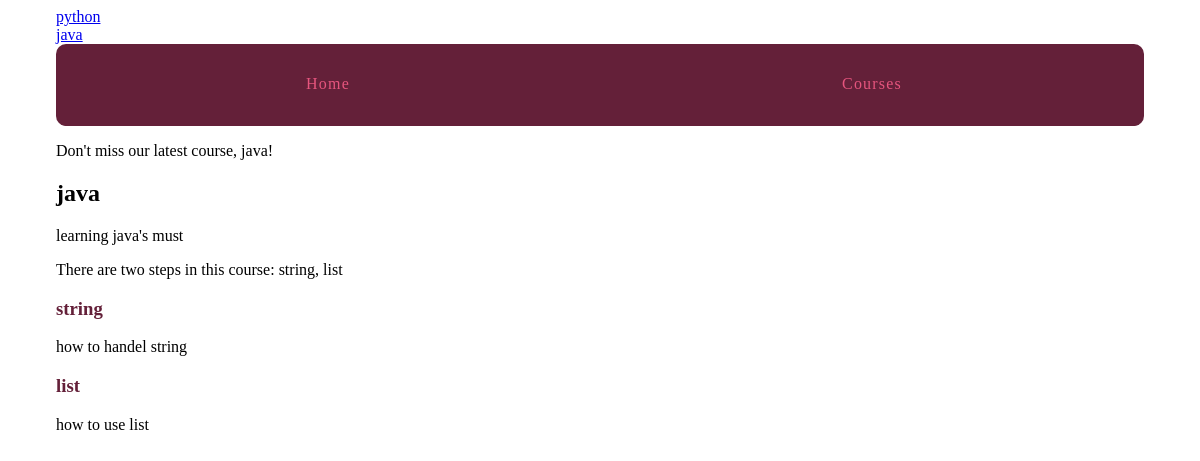
The page /courses/2/ on the database as committed earlier.
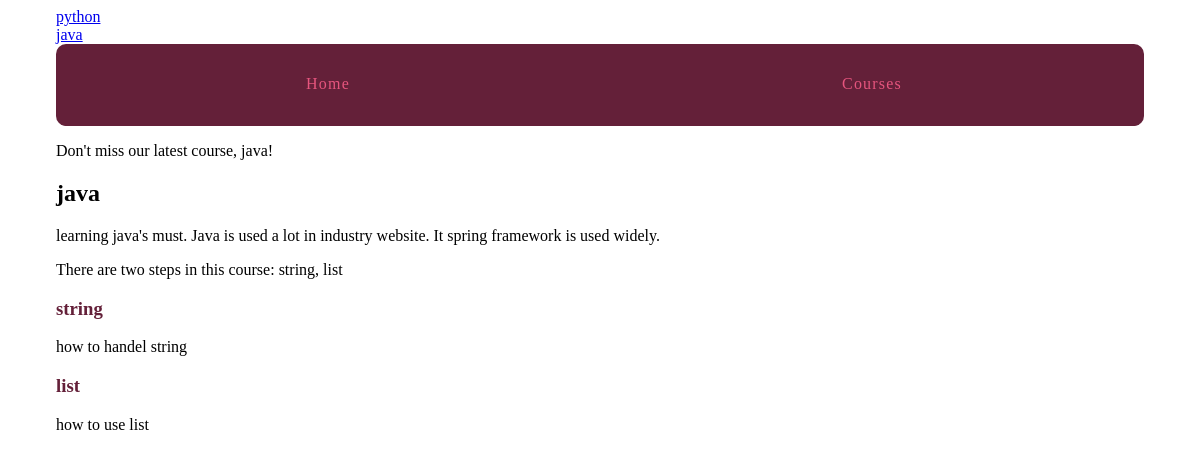
The same page on the database as committed later.
### courses/models.py (models this page shows)
class Course(models.Model):
	created_at = models.DateTimeField(auto_now_add=True)
	title = models.CharField(max_length=255)
	description = models.TextField()
	def __str__(self):
		return self.title

class Step(models.Model):
	title = models.CharField(max_length=255)
	description = models.TextField()
	content =models.TextField(blank=True, default='')
	order = models.IntegerField(default=0)
	course = models.ForeignKey(Course)
	class Meta:
		ordering = ['order',]
	def __str__(self):
		return self.title

### courses/views.py (the view)
# urls.py: url(r'(?P<pk>\d+)/$', views.course_detail, name='detail'),
def course_detail(request,pk):
	course = get_object_or_404(Course,pk=pk)
	return render(request, 'courses/course_detail.html',{'course':course})

### courses/templatetags/course_extras.py (called while the page is built)
@register.simple_tag
def newest_course():
	return Course.objects.latest('created_at')

@register.inclusion_tag('courses/course_nav.html')
def nav_courses_list():
	courses = Course.objects.all()
	return {'courses':courses}

@register.filter('markdown_to_html')
def markdown_to_html(markdown_text):
	html_body = markdown2.markdown(markdown_text)
	return html_body

### courses/templates/courses/course_detail.html (shortened to what this page needs)
{% extends "layout.html" %}
{% load humanize %}
{% load course_extras %}
{% block content %}
<article>
<h2>  {{course.title}} </h2>
   {{course.description|markdown_to_html|safe}}
   <p>  There are {{course.step_set.count|apnumber}} step{{course.step_set.count|pluralize}} in this course: {{ course.step_set.all|join:", "}}            </p>
   <section>
       {%  for step in course.step_set.all %}
       <h3>
            <a href="{% url 'courses:step' course_pk=step.course.pk step_pk=step.pk %}"	>{{step.title}} </a>
       </h3>
       {{step.description}}
       {% endfor %}
   </section>
 </article>
{% endblock %}

### templates/layout.html (shortened to what this page needs)
{% load static from staticfiles %}
{% load course_extras %}
<!doctype html>
<html>
     <head>
         <link rel="stylesheet" href="{% static 'css/layout.css' %}">
     </head>
      <body>
      <div class="site-container">
        <div> {% nav_courses_list %}  </div>
      	<nav>
      		<a href="{% url 'views.hello_world' %}"> Home </a>
      		<a  href= "{% url 'courses:list' %} "> Courses</a>
      	</nav>
        <p> Don't miss our latest course, {% newest_course %}!</p>
      	{%  block content %}
      	{% endblock %}
      </div>
      </body>
</html>

### courses/templates/courses/course_nav.html
{% for course in courses %}
   <div> <a href="{% url 'courses:detail' pk=course.pk %}"> {{course.title}}  </a>  </div>
{% endfor %}

Rows that differ between the two databases and show on the page:
changed Course "java": description "learning java's must" → "learning java's must. Java is used a lot in industry website. It spring framework is used widely."
